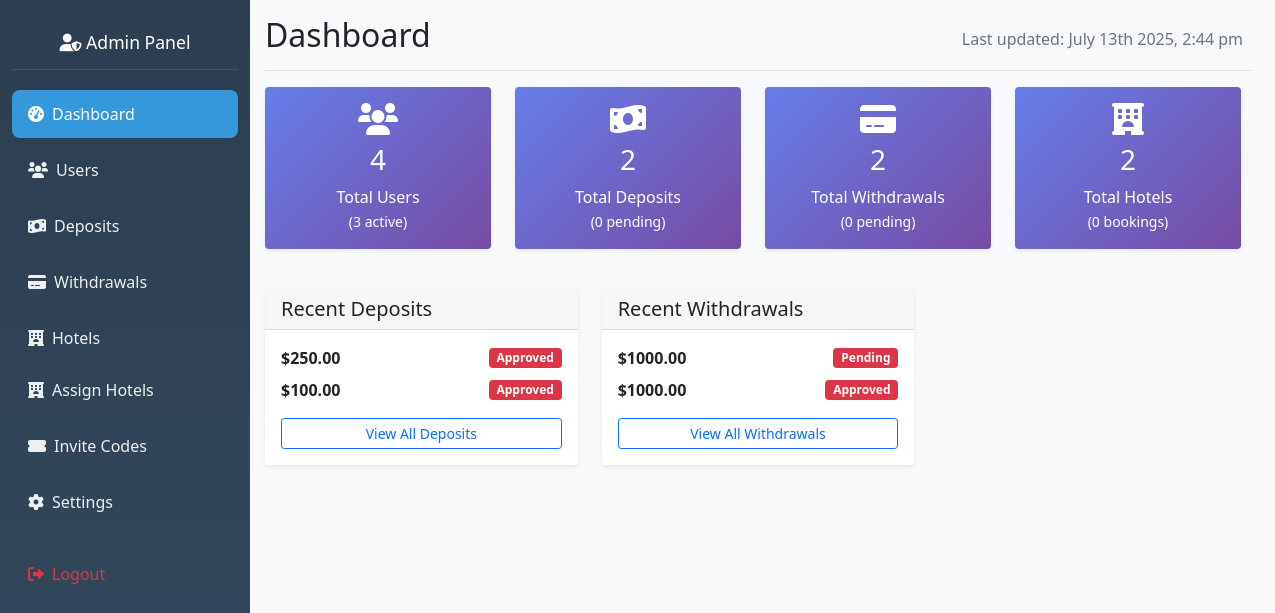
The app's page /admin/dashboard (signed in) with its own data.
### hotel_app/models.py (models this page shows, shortened)
class DepositRequest(db.Model):
    __tablename__ = 'deposit_request'
    id = db.Column(db.Integer, primary_key=True)
    user_id = db.Column(db.Integer, db.ForeignKey('user.id'), nullable=False)
    amount = db.Column(db.Float, nullable=False)
    network = db.Column(db.String(20), nullable=False)
    wallet_address = db.Column(db.String(200))
    transaction_hash = db.Column(db.String(200))
    status = db.Column(db.String(20), default='Pending')
    admin_notes = db.Column(db.Text)
    created_at = db.Column(db.DateTime, default=datetime.utcnow)
    processed_at = db.Column(db.DateTime)
    processed_by = db.Column(db.Integer, db.ForeignKey('admin.id'))

class WithdrawalRequest(db.Model):
    __tablename__ = 'withdrawal_request'
    id = db.Column(db.Integer, primary_key=True)
    user_id = db.Column(db.Integer, db.ForeignKey('user.id'), nullable=False)
    amount = db.Column(db.Float, nullable=False)
    network = db.Column(db.String(20), nullable=False)
    wallet_address = db.Column(db.String(200), nullable=False)
    transaction_hash = db.Column(db.String(200))
    transaction_fee = db.Column(db.Float, default=0.0)
    status = db.Column(db.String(20), default='Pending')
    admin_notes = db.Column(db.Text)
    rejection_reason = db.Column(db.Text)
    created_at = db.Column(db.DateTime, default=datetime.utcnow)
    processed_at = db.Column(db.DateTime)
    processed_by = db.Column(db.Integer, db.ForeignKey('admin.id'))

### hotel_app/routes.py (the view)
@app.route('/admin/dashboard')
@admin_required
def admin_dashboard():
    total_users = User.query.count()
    active_users = User.query.filter_by(is_active=True).count()
    total_deposits = DepositRequest.query.count()
    pending_deposits = DepositRequest.query.filter_by(status='pending').count()
    total_withdrawals = WithdrawalRequest.query.count()
    pending_withdrawals = WithdrawalRequest.query.filter_by(status='pending').count()
    total_hotels = Hotel.query.count()
    total_bookings = Booking.query.count() if 'Booking' in globals() else 0
    recent_users = User.query.order_by(User.id.desc()).limit(5).all()
    recent_deposits = DepositRequest.query.order_by(DepositRequest.id.desc()).limit(5).all()
    recent_withdrawals = WithdrawalRequest.query.order_by(WithdrawalRequest.id.desc()).limit(5).all()
    stats = {
        'total_users': total_users,
        'active_users': active_users,
        'total_deposits': total_deposits,
        'pending_deposits': pending_deposits,
        'total_withdrawals': total_withdrawals,
        'pending_withdrawals': pending_withdrawals,
        'total_hotels': total_hotels,
        'total_bookings': total_bookings,
    }
    return render_template('admin_dashboard.html',
                         stats=stats,
                         recent_users=recent_users,
                         recent_deposits=recent_deposits,
                         recent_withdrawals=recent_withdrawals)

### hotel_app/routes.py (called while the page is built)
def admin_required(f):
    @wraps(f)
    def wrapper(*args, **kwargs):
        admin_id = session.get('admin_id')
        if not admin_id:
            flash("Admin login required.", "danger")
            return redirect(url_for('admin_login'))
        admin = Admin.query.get(admin_id)
        if not admin or not admin.is_active:
            session.pop('admin_id', None)
            flash("Admin access denied.", "danger")
            return redirect(url_for('admin_login'))
        g.current_admin = admin
        return f(*args, **kwargs)
    return wrapper

@app.before_request
def check_admin_routes():
    if request.endpoint and request.endpoint.startswith('admin_') and request.endpoint != 'admin_login':
        if 'admin_id' not in session:
            return redirect(url_for('admin_login'))

### hotel_app/templates/admin_dashboard.html (shortened to what this page needs)
{% extends "admin_base.html" %}
{% block content %}
<div class="d-flex justify-content-between flex-wrap flex-md-nowrap align-items-center pb-2 mb-3 border-bottom">
    <h1 class="h2">Dashboard</h1>
    <div class="btn-toolbar mb-2 mb-md-0">
        <div class="btn-group me-2">
            <span class="text-muted">Last updated: <span id="last-updated"></span></span>
        </div>
    </div>
</div>
<div class="row mb-4">
    <div class="col-md-3 mb-3">
        <div class="card stats-card">
            <div class="card-body text-center">
                <i class="fas fa-users fa-2x mb-2"></i>
                <h3>{{ stats.total_users }}</h3>
                <p class="mb-0">Total Users</p>
                <small>({{ stats.active_users }} active)</small>
            </div>
        </div>
    </div>
    <div class="col-md-3 mb-3">
        <div class="card stats-card">
            <div class="card-body text-center">
                <i class="fas fa-money-bill-wave fa-2x mb-2"></i>
                <h3>{{ stats.total_deposits }}</h3>
                <p class="mb-0">Total Deposits</p>
                <small>({{ stats.pending_deposits }} pending)</small>
            </div>
        </div>
    </div>
    <div class="col-md-3 mb-3">
        <div class="card stats-card">
            <div class="card-body text-center">
                <i class="fas fa-credit-card fa-2x mb-2"></i>
                <h3>{{ stats.total_withdrawals }}</h3>
                <p class="mb-0">Total Withdrawals</p>
                <small>({{ stats.pending_withdrawals }} pending)</small>
            </div>
        </div>
    </div>
    <div class="col-md-3 mb-3">
        <div class="card stats-card">
            <div class="card-body text-center">
                <i class="fas fa-hotel fa-2x mb-2"></i>
                <h3>{{ stats.total_hotels }}</h3>
                <p class="mb-0">Total Hotels</p>
                <small>({{ stats.total_bookings }} bookings)</small>
            </div>
        </div>
    </div>
</div>
<div class="row">
    <div class="col-md-4 mb-4">
        <div class="card">
            <div class="card-header">
                <h5 class="card-title mb-0">Recent Deposits</h5>
            </div>
            <div class="card-body">
                {% for deposit in recent_deposits %}
                <div class="d-flex justify-content-between align-items-center mb-2">
                    <div>
                        <strong>${{ "%.2f"|format(deposit.amount) }}</strong><br>
                    </div>
                    <span class="badge bg-{{ 'warning' if deposit.status == 'pending' else ('success' if deposit.status == 'approved' else 'danger') }}">
                        {{ deposit.status.title() }}
                    </span>
                </div>
                {% endfor %}
                <a href="{{ url_for('view_deposits') }}" class="btn btn-sm btn-outline-primary w-100 mt-2">View All Deposits</a>
            </div>
        </div>
    </div>
    <div class="col-md-4 mb-4">
        <div class="card">
            <div class="card-header">
                <h5 class="card-title mb-0">Recent Withdrawals</h5>
            </div>
            <div class="card-body">
                {% for withdrawal in recent_withdrawals %}
                <div class="d-flex justify-content-between align-items-center mb-2">
                    <div>
                        <strong>${{ "%.2f"|format(withdrawal.amount) }}</strong><br>
                    </div>
                    <span class="badge bg-{{ 'warning' if withdrawal.status == 'pending' else ('success' if withdrawal.status == 'approved' else 'danger') }}">
                        {{ withdrawal.status.title() }}
                    </span>
                </div>
                {% endfor %}
                <a href="{{ url_for('view_withdrawals') }}" class="btn btn-sm btn-outline-primary w-100 mt-2">View All Withdrawals</a>
            </div>
        </div>
    </div>
</div>
{% endblock %}

### hotel_app/static/css/admin.css (style rules this page uses)
.card { border: none; box-shadow: 0 0.125rem 0.25rem rgba(0, 0, 0, 0.075); }
.stats-card { background: linear-gradient(135deg, #667eea 0%, #764ba2 100%); color: white; }
@media (min-width: 992px) { .container-fluid .row { display: flex !important; flex-wrap: nowrap !important; } }
@media (min-width: 992px) { .col-md-3, .col-lg-2 { flex: 0 0 auto; width: 250px; max-width: 250px; } }
@media (min-width: 1200px) { .container-fluid .row { display: flex !important; } }

### records on screen
DepositRequest: amount "250.00", status "Approved"
DepositRequest: amount "100.00", status "Approved"
WithdrawalRequest: amount "1000.00", status "Pending"
WithdrawalRequest: amount "1000.00", status "Approved"

### other values on screen
{{ stats.total_users }} "4"
{{ stats.active_users }} "3"
{{ stats.total_deposits }} "2"
{{ stats.pending_deposits }} "0"
{{ stats.total_withdrawals }} "2"
{{ stats.pending_withdrawals }} "0"
{{ stats.total_hotels }} "2"
{{ stats.total_bookings }} "0"
